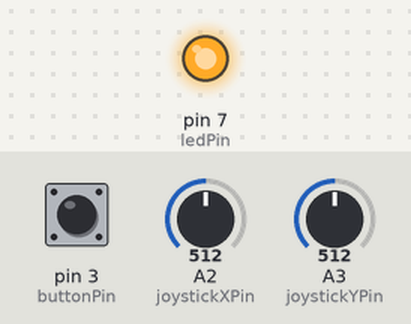
This sketch was run on a simulated Arduino Uno, built with avr-gcc and run on an emulated ATmega328P. On the bench: output pins drawn as LEDs (lit = HIGH). The test bench sets the inputs (shaded band); at power-on: A2 (joystickXPin) = 512, A3 (joystickYPin) = 512, pin 3 (buttonPin) LOW. What the sketch prints to the serial monitor is not drawn.

Above: at 1.2 s.
1.3 s: A2 (joystickXPin) set to 988
4.3 s: A2 (joystickXPin) set to 1010
9.1 s: A3 (joystickYPin) set to 984
12.1 s: A3 (joystickYPin) set to 1009
At 13.1 s:
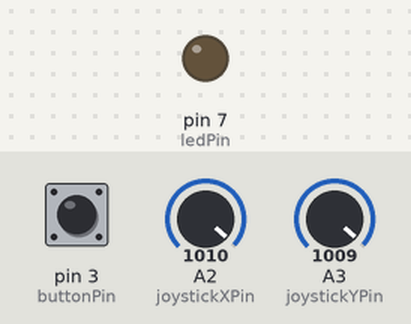
13.9 s: pin 3 (buttonPin) pulled HIGH for 1 s
At 14.13 s:
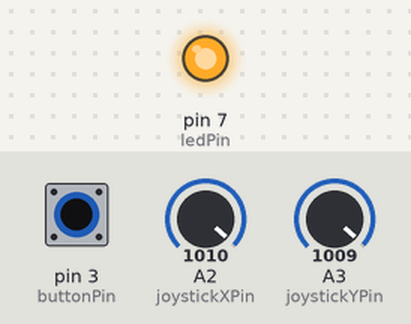
Timing chart, 0 to 16.9 s (numbered marks = the images above; inputs shaded):
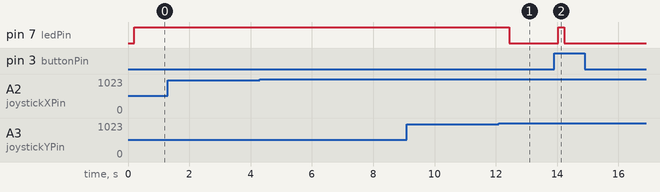

The sketch:

SerialReadWriteChars.ino
```cpp
const int ledPin = 7;
const int buttonPin = 3;
const int joystickXPin = A2;
const int joystickYPin = A3;
char letter;

int charsSent = 0;
int sendTimer = 0;
int sendTime = 1;

bool isControlling = true;
bool isTransmitting = false;

bool buttonPressed = false;
int x;
int y;

void setup() {
  // initialize the serial communication:
  Serial.begin(9600);
  // initialize the ledPin as an output:
  pinMode(ledPin, OUTPUT);
  pinMode(joystickXPin, INPUT);
  pinMode(joystickYPin, INPUT);
  pinMode(buttonPin, INPUT);
}

void loop() {
  //Reading data from USB serial:
  // while(Serial.available()) {
  //   // read the most recent char or byte (which will be from 0 to 255):
  //   letter = Serial.read();

  //   // turn LED on or off based on message received, 'A' for on, 'B' for off:
  //   if(letter == 'n') {
  //     isControlling = true;
  //   }
  //   else if(letter == 'm') {
  //     isControlling = false;
  //   }
  // }

  if (digitalRead(buttonPin) == HIGH && buttonPressed == false) {
    if (isControlling) {
      Serial.print('j');
      isTransmitting = true;
    }
    buttonPressed = true;
  } else if (digitalRead(buttonPin) == LOW && buttonPressed == true) {
    buttonPressed = false;
  }

  //Sending data from USB serial:
  if (sendTimer > 0) {
    sendTimer -= 1;
  } else {
    sendTimer = sendTime;


    if (isTransmitting) {
      digitalWrite(ledPin, HIGH);
      isTransmitting = false;
    } else {
      digitalWrite(ledPin, LOW);
    }
  }

  x = analogRead(joystickXPin);
  y = analogRead(joystickYPin);

  if (x > 3800) {
    if (isControlling) {
      Serial.print('d');
      isTransmitting = true;
    }
  } else if (x < 1000) {
    if (isControlling) {
      Serial.print('a');
      isTransmitting = true;
    }
  } else {
  }

  if (y > 3800) {
    if (isControlling) {
      Serial.print('s');
      isTransmitting = true;
    }
  } else if (y < 1000) {
    if (isControlling) {
      Serial.print('w');
      isTransmitting = true;
    }
  } else {
  }

  //Serial.println(x);
  //Serial.println(y);

  //Quick delay:
  delay(100);
}
```

Measured:
- the behaviour switches between 999 and 1000 on A3 (joystickYPin) (found by bisection; images 0 and 1)
- after the input at 1.3 s, every drawn part: stays the same
- after the input at 4.3 s, every drawn part: stays the same
- after the input at 9.1 s, every drawn part: stays the same
- after the input at 12.1 s, pin 7 (ledPin): HIGH → LOW after 0.33 s
- after the input at 13.9 s, pin 7 (ledPin): LOW → HIGH after 0.13 s, → LOW 0.20 s later
